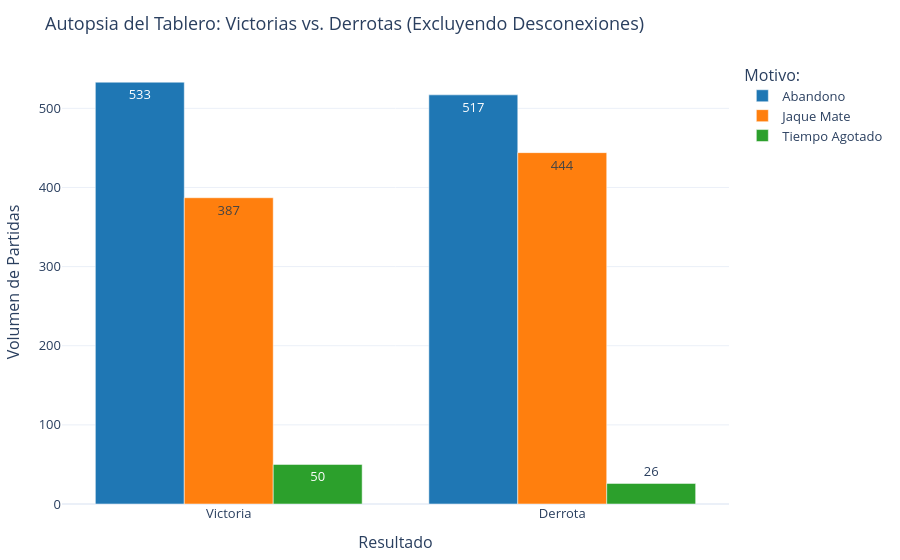

Notebook code cell kept with this figure:
### Code cell
import plotly.express as px
import pandas as pd

MI_USUARIO = "pablo07as"

def clasificar_terminacion(fila):
    if str(fila.get('white.username', '')).lower() == MI_USUARIO:
        mi_resultado = fila['white.result']
        rival_resultado = fila['black.result']
    else:
        mi_resultado = fila['black.result']
        rival_resultado = fila['white.result']
    
    if mi_resultado == 'win':
        resultado = 'Victoria'
        metodo = rival_resultado 
    elif rival_resultado == 'win':
        resultado = 'Derrota'
        metodo = mi_resultado 
    else:
        resultado = 'Empate'
        metodo = mi_resultado 
        
    traducciones = {
        'resigned': 'Abandono',
        'checkmated': 'Jaque Mate',
        'timeout': 'Tiempo Agotado',
        'abandoned': 'Desconexión',
        'repetition': 'Repetición',
        'stalemate': 'Rey Ahogado',
        'insufficient': 'Material Insuficiente',
        'agreed': 'Mutuo Acuerdo',
        'timevsinsufficient': 'Tiempo vs Mat. Insuf.'
    }
    
    metodo_limpio = traducciones.get(metodo, str(metodo).capitalize())
    return pd.Series([resultado, metodo_limpio])

# 1. Clasificamos los resultados (asegúrate de usar tu DataFrame original, aquí lo llamo 'df')
df[['resultado_final', 'metodo_terminacion']] = df.apply(clasificar_terminacion, axis=1)

# --- 2. EL FILTRO CLAVE ---
# Nos quedamos solo con Victorias o Derrotas Y quitamos las Desconexiones
df_filtrado_plot = df[
    (df['resultado_final'].isin(['Victoria', 'Derrota'])) & 
    (df['metodo_terminacion'] != 'Desconexión')
].copy()

# 3. Agrupamos los datos ya limpios
df_metodos = df_filtrado_plot.groupby(['resultado_final', 'metodo_terminacion']).size().reset_index(name='cantidad')

# 4. Actualizamos el orden visual
orden_categorias = {"resultado_final": ["Victoria", "Derrota"]}

# 5. Dibujamos el Gráfico de Barras Frontal
fig = px.bar(
    df_metodos, 
    x='resultado_final', 
    y='cantidad', 
    color='metodo_terminacion',
    barmode='group',     
    text_auto=True,      
    category_orders=orden_categorias,
    color_discrete_sequence=['#1f77b4', '#ff7f0e', '#2ca02c'], # Colores sólidos 
    title='Autopsia del Tablero: Victorias vs. Derrotas (Excluyendo Desconexiones)'
)

fig.update_layout(
    xaxis_title='Resultado',
    yaxis_title='Volumen de Partidas',
    legend_title_text='Motivo:',
    template='plotly_white',
    margin=dict(t=60, l=40, r=40, b=40),
    font=dict(size=13)
)

fig.show()

### Figure 1 — Plotly figure (JSON) as saved in the notebook; plotly's stock layout.template omitted (floating-point values rounded to 4 significant figures)
{"data": [{"alignmentgroup": "True", "hovertemplate": "metodo_terminacion=Abandono<br>resultado_final=%{x}<br>cantidad=%{y}<extra></extra>", "legendgroup": "Abandono", "marker": {"color": "#1f77b4", "pattern": {"shape": ""}}, "name": "Abandono", "offsetgroup": "Abandono", "orientation": "v", "showlegend": true, "textposition": "auto", "texttemplate": "%{y}", "type": "bar", "x": ["Derrota", "Victoria"], "xaxis": "x", "y": [517, 533], "yaxis": "y"}, {"alignmentgroup": "True", "hovertemplate": "metodo_terminacion=Jaque Mate<br>resultado_final=%{x}<br>cantidad=%{y}<extra></extra>", "legendgroup": "Jaque Mate", "marker": {"color": "#ff7f0e", "pattern": {"shape": ""}}, "name": "Jaque Mate", "offsetgroup": "Jaque Mate", "orientation": "v", "showlegend": true, "textposition": "auto", "texttemplate": "%{y}", "type": "bar", "x": ["Derrota", "Victoria"], "xaxis": "x", "y": [444, 387], "yaxis": "y"}, {"alignmentgroup": "True", "hovertemplate": "metodo_terminacion=Tiempo Agotado<br>resultado_final=%{x}<br>cantidad=%{y}<extra></extra>", "legendgroup": "Tiempo Agotado", "marker": {"color": "#2ca02c", "pattern": {"shape": ""}}, "name": "Tiempo Agotado", "offsetgroup": "Tiempo Agotado", "orientation": "v", "showlegend": true, "textposition": "auto", "texttemplate": "%{y}", "type": "bar", "x": ["Derrota", "Victoria"], "xaxis": "x", "y": [26, 50], "yaxis": "y"}], "layout": {"barmode": "group", "font": {"size": 13}, "legend": {"title": {"text": "Motivo:"}, "tracegroupgap": 0}, "margin": {"b": 40, "l": 40, "r": 40, "t": 60}, "title": {"text": "Autopsia del Tablero: Victorias vs. Derrotas (Excluyendo Desconexiones)"}, "xaxis": {"anchor": "y", "categoryarray": ["Victoria", "Derrota"], "categoryorder": "array", "domain": [0, 1], "title": {"text": "Resultado"}}, "yaxis": {"anchor": "x", "domain": [0, 1], "title": {"text": "Volumen de Partidas"}}}}
